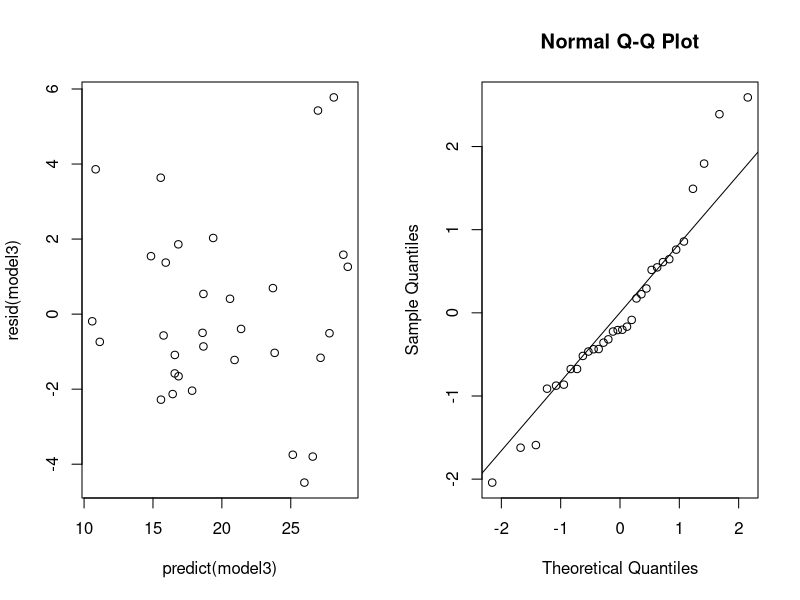
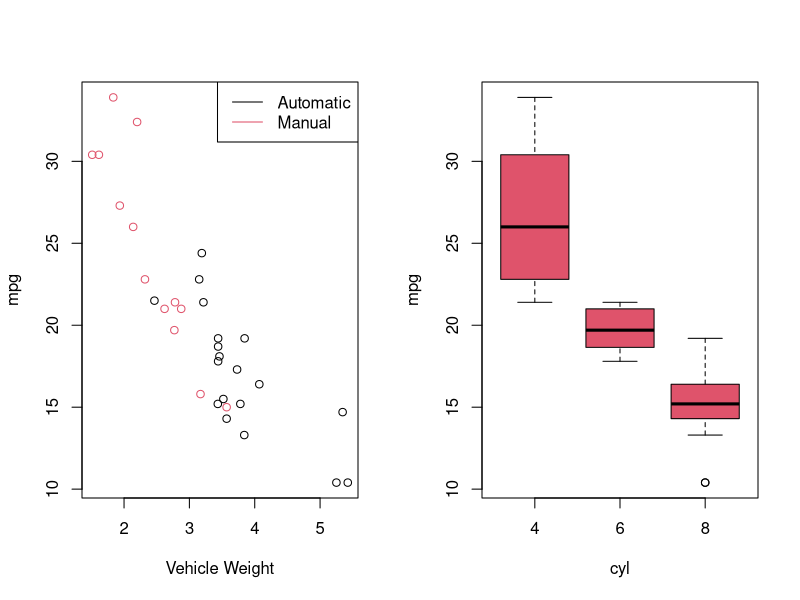
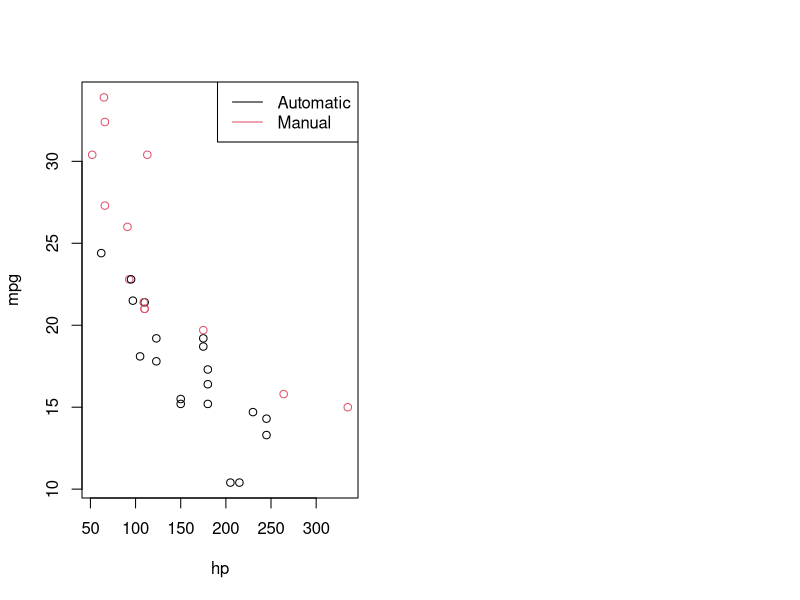

Recreate these plots in R, in order.
## ---- chunk 1
data(mtcars)
mtcars$am <- factor(mtcars$am, levels=c(0,1), labels=c('Automatic', 'Manual'))
mtcars$cyl <- factor(mtcars$cyl)
## ---- chunk 2
model1 <- lm(mpg ~ am, mtcars)
summary(model1)$coefficients
## ---- chunk 3
model2 <- update(model1, mpg ~ am + wt)
model3 <- update(model1, mpg ~ am + wt + cyl)
anova(model1, model2, model3)
## ---- chunk 4
summary(model2)$coefficients
## ---- chunk 5
par(mfcol = c(1,2))
plot(resid(model3) ~ predict(model3))

qqnorm(rstudent(model3))
qqline(rstudent(model3))
## ---- chunk 6
plot(mpg ~ wt, mtcars, col=am, xlab = 'Vehicle Weight')
legend('topright', lty=c(1,1), col=1:2, legend = c('Automatic', 'Manual'))
## ---- chunk 7
plot(mpg ~ cyl, mtcars, col=am)
## ---- chunk 8
plot(mpg ~ hp, mtcars, col=am)
legend('topright', lty=c(1,1), col=1:2, legend = c('Automatic', 'Manual'))
